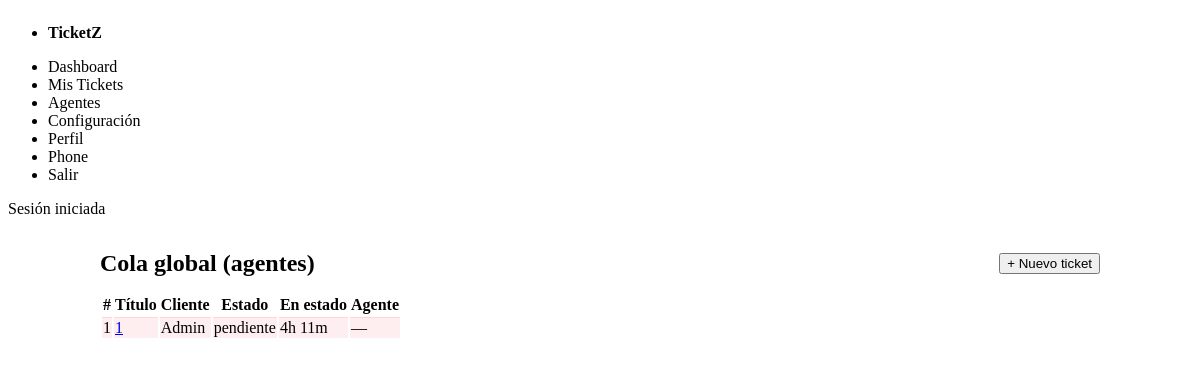
/?page=dashboard (signed in), run on an earlier commit of the app's database.
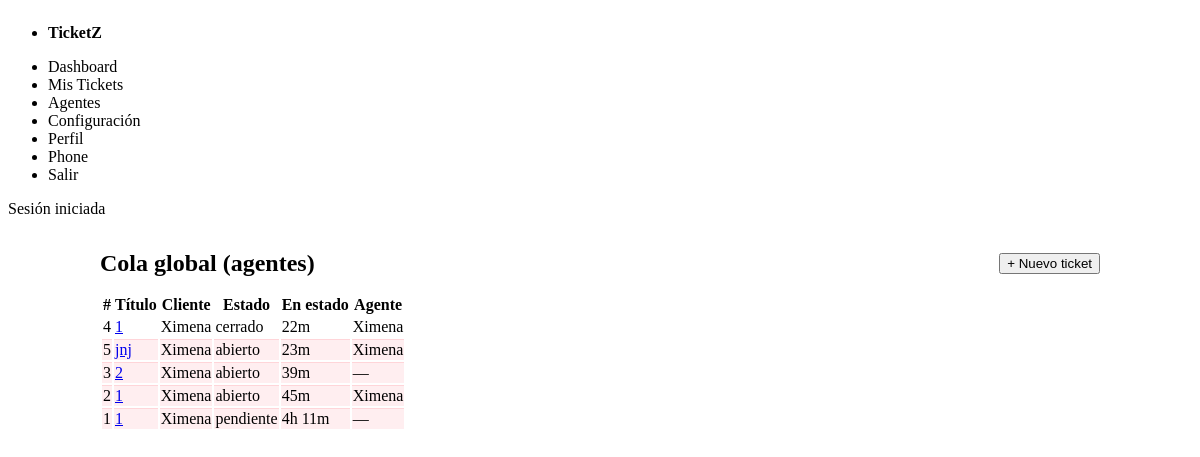
And on a later commit of the database.
### tables this page shows
CREATE TABLE tickets(
        id INTEGER PRIMARY KEY AUTOINCREMENT,
        user_id INTEGER NOT NULL REFERENCES users(id) ON DELETE CASCADE,
        agent_id INTEGER REFERENCES users(id),
        title TEXT NOT NULL,
        category TEXT NOT NULL,
        priority TEXT NOT NULL,
        status TEXT NOT NULL DEFAULT "abierto",
        description TEXT,
        created_at INTEGER NOT NULL,
        updated_at INTEGER NOT NULL
    );

### app/auth.php (called while the page is built, shortened)
<?php
function current_user(): ?array { return $_SESSION['user'] ?? null; }

### app/bootstrap.php (called while the page is built, shortened)
<?php
require_once __DIR__ . '/util.php';
require_once __DIR__ . '/db.php';
require_once __DIR__ . '/auth.php';
require_once __DIR__ . '/models.php';
$user = current_user();
?>

### app/models.php (called while the page is built, shortened)
<?php
function list_all_tickets(?string $state=null): array {
    $sql='SELECT t.*, u.name AS user_name, a.name AS agent_name FROM tickets t
          JOIN users u ON u.id=t.user_id
          LEFT JOIN users a ON a.id=t.agent_id';
    $where=''; $params=[];
    $sql.=$where.' ORDER BY t.updated_at DESC';
    $st=db()->prepare($sql); $st->execute($params);
    return $st->fetchAll(PDO::FETCH_ASSOC);
}

### app/db.php (called while the page is built, shortened)
<?php
function db(): PDO {
    static $pdo = null;
    if ($pdo) return $pdo;
    $dsn = 'sqlite:' . DB_FILE;
    try {
        $pdo = new PDO($dsn);
        $pdo->setAttribute(PDO::ATTR_ERRMODE, PDO::ERRMODE_EXCEPTION);
        $pdo->exec('PRAGMA foreign_keys = ON');
        return $pdo;
    } catch (PDOException $e) {
        http_response_code(500);
        $msg = "No se pudo abrir la base de datos SQLite en: " . DB_FILE . "\\nError: " . $e->getMessage();
        echo nl2br(htmlspecialchars($msg, ENT_QUOTES | ENT_SUBSTITUTE, 'UTF-8'));
        exit;
    }
}

### public/index.php (the view, shortened to what this page needs)
<?php
require_once __DIR__ . '/../app/bootstrap.php';
$page   = $_GET['page'] ?? 'home';
function human_duration(int $seconds): string {
    if ($seconds < 3600) return intval($seconds/60).'m';
    if ($seconds < 86400) return intval($seconds/3600).'h '.intval(($seconds%3600)/60).'m';
    return intval($seconds/86400).'d';
}
if ($page === 'dashboard') {
    $all  = ($user['role']==='agent' || $user['role']==='admin') ? list_all_tickets($_GET['f'] ?? null) : [];
    render_header('Dashboard', $user);
    echo '<section class="auth-center">
      <style>
        .auth-center{min-height:calc(100vh - 120px);display:flex;align-items:flex-start;justify-content:center;padding:2rem 1rem}
        .auth-center .card{max-width:1000px;width:100%}
        .dash-head{display:flex;justify-content:space-between;align-items:center;gap:1rem;margin-bottom:1rem}
        .row-stale { background:#ffeef0; }
        .row-stale td { border-top:1px solid #ffd5d9; }
        .cell-age { white-space:nowrap; font-variant-numeric: tabular-nums; }
      </style>
      <article class="card">
        <div class="dash-head">
          <h2 style="margin:0">Cola global (agentes)</h2>
          <button id="btnNewTicket" class="btn-primary">+ Nuevo ticket</button>
        </div>';
    if ($all && count($all)>0) {
        echo '<div class="table-scroll"><table>
          <thead><tr><th>#</th><th>Título</th><th>Cliente</th><th>Estado</th><th>En estado</th><th>Agente</th></tr></thead><tbody>';
        foreach (array_slice($all,0,50) as $t) {
            $ageSec = time() - (int)$t['updated_at'];
            $since  = human_duration($ageSec);
            $isStale = ($t['status'] !== 'cerrado' && $ageSec >= 600) ? ' row-stale' : '';
            echo '<tr class="'.$isStale.'">
              <td>'.(int)$t['id'].'</td>
              <td><a href="?page=ticket&id='.(int)$t['id'].'">'.e($t['title']).'</a></td>
              <td>'.e($t['user_name']).'</td>
              <td><span class="badge status-'.e($t['status']).'">'.e($t['status']).'</span></td>
              <td class="cell-age">'.$since.'</td>
              <td>'.e($t['agent_name']??'—').'</td>
            </tr>';
        }
        echo '</tbody></table></div>';
    } else {
        echo '<p class="small">Sin tickets globales o no eres agente.</p>';
    }
    echo '  </article>
      <dialog id="dlgNewTicket" class="modal">
        <article>
          <header style="display:flex;justify-content:space-between;align-items:center">
            <h3 style="margin:0">Nuevo ticket</h3>
            <button aria-label="Cerrar" id="closeDlg" class="secondary">✕</button>
          </header>
          <form method="post" action="?action=new_ticket">'.form_csrf().'
            <label>Título<input name="title" required></label>
            <div class="grid-2">
              <label>Categoría<select name="category">
                  <option>General</option><option>Acceso</option><option>Hardware</option><option>Software</option>
              </select></label>
              <label>Prioridad<select name="priority">
                  <option>baja</option><option selected>media</option><option>alta</option>
              </select></label>
            </div>
            <label>Descripción<textarea name="description"></textarea></label>
            <footer style="display:flex;gap:.5rem;justify-content:flex-end">
              <button type="button" id="cancelDlg" class="secondary">Cancelar</button>
              <button type="submit" class="btn-primary">Crear</button>
            </footer>
          </form>
        </article>
      </dialog>
      <script>
        (function(){
          const btn = document.getElementById("btnNewTicket");
          const dlg = document.getElementById("dlgNewTicket");
          const close = document.getElementById("closeDlg");
          const cancel = document.getElementById("cancelDlg");
          if(btn && dlg){
            btn.addEventListener("click", ()=> dlg.showModal());
            [close,cancel].forEach(b=> b && b.addEventListener("click", ()=> dlg.close()));
          }
        })();
      </script>
    </section>';
    render_footer(); exit;
}

### app/util.php (shortened to what this page needs)
<?php
function e(string $s): string { return htmlspecialchars($s, ENT_QUOTES | ENT_SUBSTITUTE, 'UTF-8'); }
function flash(string $key, ?string $msg = null) {
    if ($msg === null) {
        $m = $_SESSION['_flash'][$key] ?? null;
        return $m;
    }
}
function get_theme(): string {
    $u = $_SESSION['user'] ?? null;
    return $u['theme'] ?? 'light';
}
function render_header(string $title, ?array $user) {
$theme = get_theme();
echo '<!DOCTYPE html><html lang="es" data-theme="'.e($theme).'"><head>
<meta charset="utf-8"><meta name="viewport" content="width=device-width,initial-scale=1">
<title>'.e($title).'</title>
<link rel="stylesheet" href="https://unpkg.com/@picocss/pico@2/css/pico.min.css">
<link rel="stylesheet" href="assets/style.css">
<link rel="preconnect" href="https://fonts.googleapis.com"><link rel="preconnect" href="https://fonts.gstatic.com" crossorigin>
<link href="https://fonts.googleapis.com/css2?family=Inter:wght@400;600;700&display=swap" rel="stylesheet">
</head><body>
<header class="container">
  <nav>
    <ul><li><strong>TicketZ</strong></li></ul>
    <ul>';
    if ($user) {
        echo '<li><a href="?page=dashboard">Dashboard</a></li>
              <li><a href="?page=tickets">Mis Tickets</a></li>
              <li><a href="?page=agents">Agentes</a></li>
              <li><a href="?page=settings">Configuración</a></li>
              <li><a href="?page=profile">Perfil</a></li>
              <li><a href="?page=phone" target="_blank">Phone</a></li>
              <li><a class="contrast" href="?action=logout">Salir</a></li>';
    } else {
        echo '<li><a href="?page=home">Inicio</a></li>
              <li><a href="?page=login">Entrar</a></li>
              <li><a href="?page=register">Registro</a></li>';
    }
echo '</ul></nav></header><main class="container content">';
$m = flash('msg'); if ($m) { echo '<article class="msg">'.$m.'</article>'; }
}
function render_footer() {
    echo '</main><footer class="container"></footer>
<script>
document.querySelectorAll("[data-theme-toggle]").forEach(b=>{
  b.addEventListener("click",()=>{
    const cur=document.documentElement.getAttribute("data-theme")==="dark"?"light":"dark";
    document.documentElement.setAttribute("data-theme",cur);
    fetch("?action=theme&v="+cur,{method:"POST",headers:{ "Content-Type":"application/x-www-form-urlencoded" },body:"csrf=<?php echo e(csrf_token()); ?>&theme="+cur});
  });
});
</script>
</body></html>';
}

### public/assets/style.css (style rules this page uses)
:root { --brand: #7c4b2b; --brand-2: #f4e6d6; --brand-3: #f7f2ea; }
html, body { overflow: auto !important; }
header nav a { color: inherit !important; text-decoration: none !important; }

### public/index.php (style rules this page uses)
.auth-center { min-height:calc(100vh - 120px);display:flex;align-items:flex-start;justify-content:center;padding:2rem 1rem }
.auth-center .card { max-width:1000px;width:100% }
.dash-head { display:flex;justify-content:space-between;align-items:center;gap:1rem;margin-bottom:1rem }
.row-stale { background:#ffeef0; }
.row-stale td { border-top:1px solid #ffd5d9; }
.cell-age { white-space:nowrap; font-variant-numeric: tabular-nums; }

What changed in the data, as far as the page shows it:
added tickets: id "4", title "1", user_name "Ximena", status "cerrado", updated_at "22m", agent_name "Ximena"
added tickets: id "5", title "jnj", user_name "Ximena", status "abierto", updated_at "23m", agent_name "Ximena"
added tickets: id "3", title "2", user_name "Ximena", status "abierto", updated_at "39m", agent_name "—"
added tickets: id "2", title "1", user_name "Ximena", status "abierto", updated_at "45m", agent_name "Ximena"
computed for tickets "pendiente": user_name "Admin" → "Ximena"
